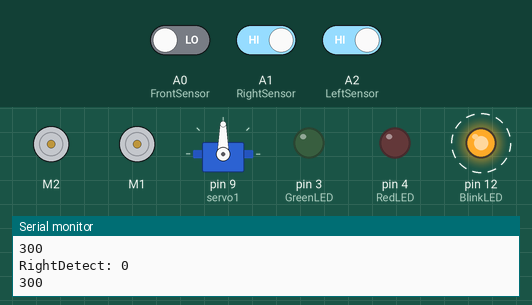
A sketch run on a simulated Arduino Uno, built with avr-gcc and run on an emulated ATmega328P. Shown: 2 × DC motor (green arrow = forward, orange = backward, longer = faster), servo, output pins drawn as LEDs (lit = HIGH), the last lines printed to the serial monitor. Dashed ring = blinking. The test bench sets the inputs (shaded band); at power-on: A1 (RightSensor) HIGH, A0 (FrontSensor) LOW, A2 (LeftSensor) HIGH.

Above: at 8.6 s.
8.7 s: A1 (RightSensor) driven LOW
At 10.18 s:
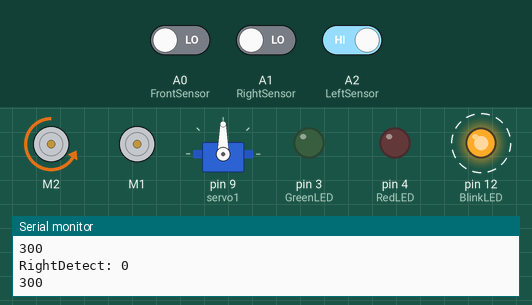
12.3 s: A1 (RightSensor) driven HIGH
At 12.69 s:
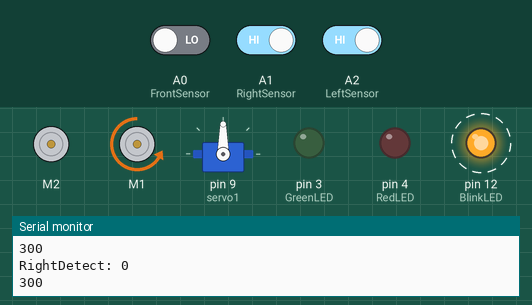
15.8 s: A0 (FrontSensor) driven HIGH and A1 (RightSensor) driven LOW and A2 (LeftSensor) driven LOW
At 16.2 s:
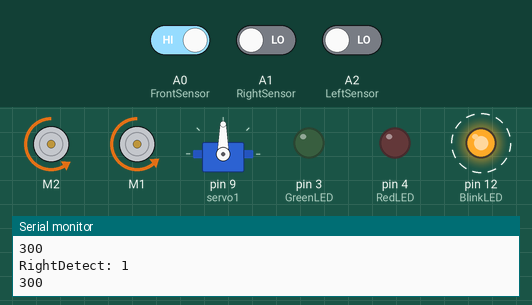
Timing chart, 0 to 20.3 s (numbered marks = the images above; inputs shaded):
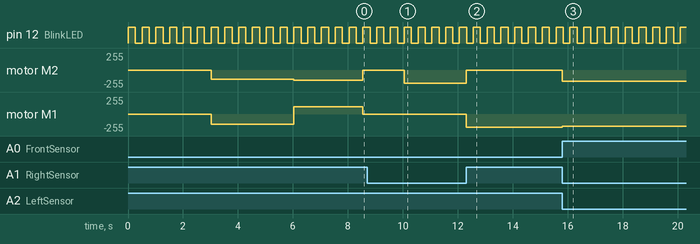

Measured:
- after the input at 8.7 s, motor M2: stopped → backward 200/255 after 1.4 s; motor M1: stays stopped (without the input it goes to backward 200/255 after 1.4 s)
- after the input at 12.3 s, motor M2: backward 200/255 → stopped at once; motor M1: stopped → backward 200/255 at once
- after the input at 15.8 s, motor M2: stopped → backward 170/255 at once; motor M1: backward 200/255 → backward 180/255 at once
- by itself, pin 12 (BlinkLED): alternates HIGH for 0.26 s and LOW for 0.24 s

The sketch:

main_loop.ino
```cpp
/*
main_loop.ino
Main code for Team L212's IDP robot
Mcon.setMotors(200,187) can get robot goes on straight line
rotation set leftR is roughly 250-270 for 90 degree
*/

#include "LineSensor.h"
#include "util.h"
#include "MotorControl.h"
#include "DistanceSensor.h"

// Create objects to access modules
LineSensor Line;
MotorControl Mcon;
DistanceSensor Dis;

unsigned long previousMillis = 0;  // variable to store the previous time
const long interval = 10;          // interval at which to do something (in milliseconds)

int m = 0;  // To Record the time (100 for 1 second) unit: 10ms
int s = 0;        // To record how many seconds has elapsed
// Set some variables for the Switch Button; One press for the system to stop, one press for the system to start.
int ledState = HIGH;                 // the current state of the output pin
int buttonState = HIGH;              // the current reading from the input pin
int lastButtonState = HIGH;          // the previous reading from the input pin
unsigned long lastDebounceTime = 0;  // the last time the output pin was toggled
unsigned long debounceDelay = 50;    // the debounce time; increase if the output flickers
int LostCounter = 0;                 // Set a counter to record how much time the car has been lost.

// Set more parameters to decribe the state of car position
int JDT = 300; // (JunctionDetectTime) unit in 10 ms; reserve the time when junction is detect, 300 just

void setup() {
  Serial.begin(9600);  //Enable Serial Communications
  Line.LineSensorSetup();
  Mcon.MotorSetup();
  Dis.DistanceSensorSetup();
  previousMillis = millis();
  pinMode(SwitchButton, INPUT);
  pinMode(BlinkLED, OUTPUT);
  digitalWrite(BlinkLED, ledState);  // set initial LED state
}

void loop() {
  // ### TIMER CODE ###
  unsigned long currentMillis = millis();            // get the current time
  if (currentMillis - previousMillis >= interval) {  // check if the interval has elapsed
    // Button();

    // ### Blink LED ###
    LEDblink();

    // LineFollower();
    Line.Junction();
    PinTime();

    // Testing Area (10ms execution base)
    SystemUpdate();
    // if(Line.RightDetect == 0) {
    //   LineFollower();
    // } else {
    //   StopMotor();
    // }
    // Dis.ColourRecognition();
    // Mcon.LeftRotate(250);


    // ### TIMER RECORD ELAPSE TIME ###
    previousMillis = currentMillis;  // save the current time for the next comparison
    m++;                       // m integrates every 10 ms
    if (m % 100 == 0) {
      s++;  // s records the second elpse of the whole process
      // Print System state (0 for off; 1 for on) and Time elapse for s seconds
      // Serial.print("LED state: ");
      // Serial.print(ledState);
      // Serial.print("  Time elapse: ");
      // Serial.print(s);
      // Serial.println(" seconds");
      // // Print anything useful
      Serial.print("RightDetect: ");
      Serial.println(digitalRead(FrontSensor));
      Serial.println(JDT);
    }
  }
}

// This function record some significant time (from m, in unit 10ms)
void PinTime() {
  if(Line.RightDetect == !Line.RightDetect) {
    JDT = m;
  }
}

// TestCode for simple movement
void TestCode() {
  if ((s >= 3) && (s <= 5)) {
    Mcon.SetMotors(120, 110);
  } else if (s <= 6) {
    StopMotor();
  } else if (s <= 8) { // a bit over 90 degree, but too small if set m<=780
    Mcon.SetMotors(-100, 100);
  } else if (s <= 9) {
    StopMotor();
  } else if (s <= 12) {
    Mcon.SetMotors(150, 140);
  } else {
    StopMotor();
  }
}

// Test first whether it can stop at the first junction tmr
void SystemUpdate() {
  if((s>=3)&&(s<=5)) {
    Mcon.SetMotors(150, 140);
  }
  else if((s>=6)&&(s<=9)) {
    Mcon.LeftRotate(250);
  }
  else if((s>=9)&&(Line.RightDetect == 0)) {
    LineFollower();
  }
  else if(Line.RightDetect == 1) {
    if((m>=JDT)&&(m<=JDT+50)) {
      StopMotor();
    }
    else if((m>=JDT+50)&&(m<=JDT+600)) {
      Mcon.RightRotate(500);
    }
    else if(m>=JDT+600) {
      LineFollower();
    }
  }
  else if(Line.RightDetect == 2) {
    StopMotor();
  }
}

// ### Line Follower ###
void LineFollower() {
  if ((digitalRead(FrontSensor) == 1) && (digitalRead(LeftSensor) == 0) && (digitalRead(RightSensor) == 0)) {  // Set Motor speed to move forward when front sensor is active
    Mcon.SetMotors(180, 170);
  } else if ((digitalRead(FrontSensor) == 0) && (digitalRead(RightSensor) == 1)) {  // Set Motor speed to turn right when right sensor is active
    Mcon.SetMotors(200, 0);
  } else if ((digitalRead(FrontSensor) == 0) && (digitalRead(LeftSensor) == 1)) {  // Set Motor speed to turn left when left sensor is active
    Mcon.SetMotors(0, 200);
  }
}

// Also Line Follower function, but in a much more slow speed, for testing and more precise junction counting.
void LineFollowerSlow() {
  if ((digitalRead(FrontSensor) == 1) && (digitalRead(LeftSensor) == 0) && (digitalRead(RightSensor) == 0)) {  // Set Motor speed to move forward when front sensor is active
    Mcon.SetMotors(150, 140);
  } else if ((digitalRead(FrontSensor) == 0) && (digitalRead(RightSensor) == 1)) {  // Set Motor speed to turn right when right sensor is active
    Mcon.SetMotors(180, 0);
  } else if ((digitalRead(FrontSensor) == 0) && (digitalRead(LeftSensor) == 1)) {  // Set Motor speed to turn left when left sensor is active
    Mcon.SetMotors(0, 180);
  }
}

// ### Blink LED ###
// Blink LED if ledState is HIGH, Stop LED and Motor when ledState is LOW.
void LEDblink() {
  if (ledState == LOW) {
    StopMotor();
    digitalWrite(BlinkLED, LOW);
  } else {
    if (m % 50 <= 25) {
      digitalWrite(BlinkLED, HIGH);
    } else {
      digitalWrite(BlinkLED, LOW);
    }
  }
}


// ### Switch Button ###
// Quite unstable right now
void Button() {
  // read the state of the switch into a local variable:
  int reading = digitalRead(SwitchButton);

  if ((millis() - lastDebounceTime) > debounceDelay) {
    // whatever the reading is at, it's been there for longer than the debounce
    // delay, so take it as the actual current state:

    // if the button state has changed:
    if (reading != buttonState) {
      buttonState = reading;

      // only toggle the LED if the new button state is HIGH
      if (buttonState == LOW) {
        ledState = !ledState;
      }
    }
  }
  // If the switch changed, due to noise or pressing:
  if (reading != lastButtonState) {
    // reset the debouncing timer
    lastDebounceTime = millis();
  }
  // save the reading. Next time through the loop, it'll be the lastButtonState:
  lastButtonState = reading;
}

void StopMotor() {
  Mcon.SetMotors(0, 0);
}
```

DistanceSensor.cpp
```cpp
/*
This is for both ultra sonic distance sensor and colour sensor
*/
#include "util.h"
#include "DistanceSensor.h"

void DistanceSensor::DistanceSensorSetup() {
  pinMode(trigPin, OUTPUT);
  pinMode(echoPin, INPUT);
  pinMode(ColourSensor, INPUT);
  pinMode(RedLED, OUTPUT);
  pinMode(GreenLED,OUTPUT);
  digitalWrite(RedLED,LOW);
  digitalWrite(GreenLED,LOW);
}

// Do a detection every 1 ms (1000 microseconds)
void DistanceSensor::DetectDistance() {
  // Set a clock for echo and trig (can drop it as microseconds delay doesn't affect a lot)
  currentDetect = millis();            // get the current time
  if (currentDetect - previousDetect >= 50) {
    previousDetect = currentDetect;
    digitalWrite(trigPin, LOW);  // Added this line
    delayMicroseconds(2);        // Added this line
    digitalWrite(trigPin, HIGH);

    delayMicroseconds(10);  // Added this line
    digitalWrite(trigPin, LOW);
    duration = pulseIn(echoPin, HIGH);
    distance = (duration / 2) / 29.1;
  }
}

// This is the function for colour sensor
// Colour has states 0, 1, 2. 1 for Blue; 2 for Red
// We only need to activate this colour sensor in strict condition.
void DistanceSensor::ColourRecognition() {
  if (digitalRead(ColourSensor) == 0) {
    Colour = 1;
    digitalWrite(GreenLED,LOW);
    digitalWrite(RedLED,HIGH);
  }
  else {
    Colour = 2;
    digitalWrite(GreenLED,HIGH);
    digitalWrite(RedLED,LOW);
  }
}
```

DistanceSensor.h
```cpp
/*
Will contain both Ultra Sonic Distance Sensor and Colour Sensor functions.
*/
#include "util.h" // contain global constants

class DistanceSensor {
  public:
    long duration, distance;
    void DistanceSensorSetup();
    void DetectDistance();
    void ColourRecognition();
    int Colour = 0; // This integer contain the state of colour recognition
  private:
    unsigned long previousDetect = 0;  // variable to store the previous time
    unsigned long currentDetect = 0;
};
```

LineSensor.cpp
```cpp
/*
LineSensor.cpp
Details of Junction() and recognition of corners to rotate: bool LineSensor::Straight() etc.
*/
// #pragma once
// #include "Arduino.h"
#include "LineSensor.h"
#include "util.h" // contain some key constants

void LineSensor::LineSensorSetup() {
  pinMode(FrontSensor, INPUT);
  pinMode(RightSensor, INPUT);
  pinMode(LeftSensor, INPUT);
  pinMode(BackSensor, INPUT);
}

void LineSensor::Junction() {
  if((DetectDONE == 0)&&(digitalRead(FrontSensor) == 1)&&(digitalRead(RightSensor) == 1)&&(digitalRead(LeftSensor) == 0)&&(digitalRead(BackSensor) == 1)) {
    Count++;
    if (Count == 5) {
      RightDetect++;
    }
  }
  else {
    Count = 0;
  }
  if(RightDetect == !RightDetect) {
    DetectDONE = 1;
  }
  if(DetectDONE == 1) {
    DetectCounter++;
    if(DetectCounter >= 1000) {
      DetectDONE = 0;
    }
  }
}
```

LineSensor.h
```cpp
/*
LineSensor.h
Set some functions related with Line Sensors, mainly Junction Detect and Line Follower.
Line Follower function is in main_loop.ino right now, but can be moved here.
*/
// #pragma once
#include "util.h" // contain global constants

class LineSensor {
  public:
    void Junction(); // funtion to detect junctions and count it
    void LineSensorSetup(); // Setup function for LineSensor
    // The following variables are numbers of different types of Junctions the car meet
    int RightDetect = 0;

  private:
    int Count = 0; // Count every 10ms elapsed for junction detection
    bool DetectDONE = 0; // The state whether the Junction detect funtion is active
    int DetectCounter = 0; // Counter for cold time in Junction Counter
};
```

MotorControl.cpp
```cpp
// #pragma once
#include "MotorControl.h"
#include "util.h"  // contain some key constants
#include <Adafruit_MotorShield.h>
#include <Servo.h>
// Set myServo as the module that can be called
Servo servo1;

// ### Connection Instruction ###
// R Motor connect to M2; L Motor connect to M1

// Create the motor shield object with the default I2C address
Adafruit_MotorShield AFMS = Adafruit_MotorShield();

// Select M1, M2 for Motor ports (Left and Right)
Adafruit_DCMotor *LeftMotor = AFMS.getMotor(1);
Adafruit_DCMotor *RightMotor = AFMS.getMotor(2);

void MotorControl::MotorSetup() {
  AFMS.begin();  //To enable two motors to run
  RightMotor->run(RELEASE);
  LeftMotor->run(RELEASE);
  servo1.attach(9); // Attach the servo to pin 9
  servo1.write(90); // Set the initial position to the center
}

void MotorControl::SetMotors(int LeftSpeed, int RightSpeed) {
  if (LeftSpeed >= 0) {
    LeftMotor->run(BACKWARD);
  } else {
    LeftMotor->run(FORWARD);
  }
  if (RightSpeed >= 0) {
    RightMotor->run(BACKWARD);
  } else {
    RightMotor->run(FORWARD);
  }
  LeftMotor->setSpeed(LeftSpeed);
  RightMotor->setSpeed(RightSpeed);
}

// ### Programmer Once functions ###
// The two rotation functions can operate only once in certain assigned time period.
// But for another call of these functions we need to do a Reset() before the next time period.
// Reset() can be allocated to a certain Counter Number.

// 90 degree rotation functions: leftR = 250
void MotorControl::LeftRotate(int leftR) { // Time is in unit 10ms
  if (LeftRotateDONE == false) {
    SetMotors(-150, 150);
    counter++;
  } else {
    SetMotors(0, 0);
  }
  if (counter >= leftR) { // Try 3 seconds with speed 120
    LeftRotateDONE = true;
  }
}

void MotorControl::RightRotate(int rightR) { // Time is in unit 10ms
  if (RightRotateDONE == false) {
    SetMotors(150, -150);
    counter++;
  } else {
    SetMotors(0, 0);
  }
  if (counter >= rightR) { // Try 3 seconds with speed 120
    RightRotateDONE = true;
  }
}

void MotorControl::Reset() {
  counter = 0;
  RightRotateDONE = false;
  LeftRotateDONE = false;
}

void MotorControl::pick() {
  while (true) {
    if (ServoPosition < ServoTarget) {
      ServoPosition += speed;
    }
    if (abs(ServoPosition - ServoTarget) < speed) {
      break;
    }
    servo1.write(ServoPosition);
  }
}

void MotorControl::drop() {
  while (true) {
    if (ServoPosition < ServoTarget) {
      ServoPosition -= speed;
    }
    if (abs(ServoPosition - 0) < speed) {
      break;
    }
    servo1.write(ServoPosition);
  }
}
```

MotorControl.h
```cpp
/*
MotorControl.h
Containing Two low torque motors: Left and Right Motors; and one Servo for block-sweeper
*/
// #pragma once
#include "util.h" // contain global constants

class MotorControl {
  public:
    // set the number of steps per revolution of the motor (depends on the motor)
    const int STEPS_PER_REV = 120;
    int LeftStepCount = 0;
    int RightStepCount = 0;
    void MotorSetup(); // Setup code for Motor states
    void SetMotors(int LeftSpeed, int RightSpeed); // Simpler code for Motor behaviour
    bool LeftRotateDONE = false;
    bool RightRotateDONE = false;
    void LeftRotate(int leftR);
    void RightRotate(int rightR);
    void Reset();
    // Servo functions here
    void pick();
    void drop();
    const int ServoTarget = 180; // The Target degree for servo to pick block
    const int speed = 1; // The integrate degree value of each loop
    int ServoPosition = 0; // Servo Position every loop
  private:
    unsigned long previousMillis = 0;
    unsigned long currentMillis = 0;
    int counter;
};
```

util.h
```cpp
/*
util.h
contains some global constants and all the pins that used on Arduino
*/

#pragma once
#include <Arduino.h>

// Pins we use for four line sensors
const int FrontSensor = A0; // front sensor data read from pin A0
const int RightSensor = A1;  // right sensor data read from pin A1
const int LeftSensor = A2; // left sensor data read from pin A2
const int BackSensor = A3;  // back sensor data read from pin A3

// Pin used for colour sensor
const int ColourSensor = 8;
const int RedLED = 4;
const int GreenLED = 3;

// Pin used for blink LED
const int BlinkLED = 12;

// Pin used for switch button
const int SwitchButton = 13;

// Pin used for Distance Sensor
const int trigPin = 7;
const int echoPin = 6;
```
